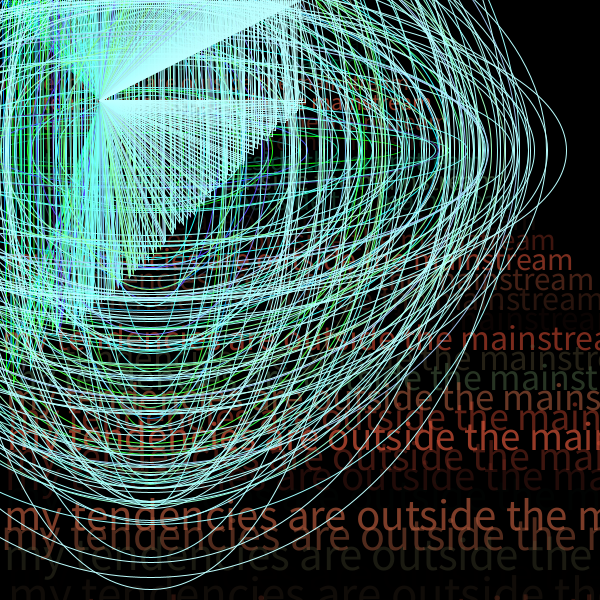
Frame 1 (no input)
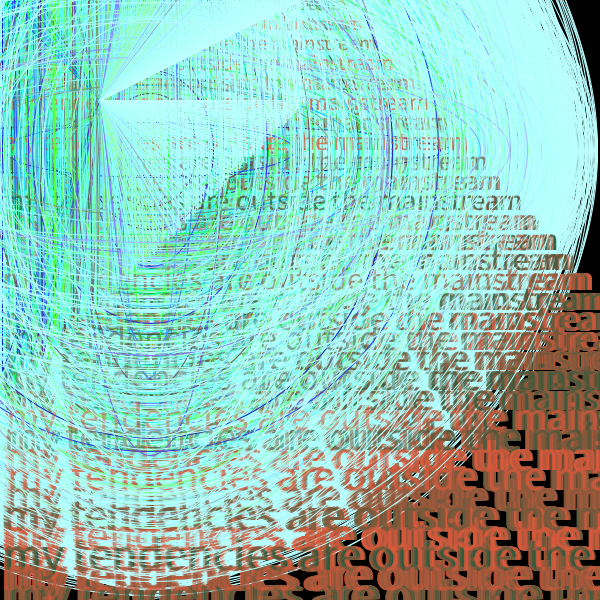
Frame 60 (the mouse pressed at the canvas centre just before this capture)
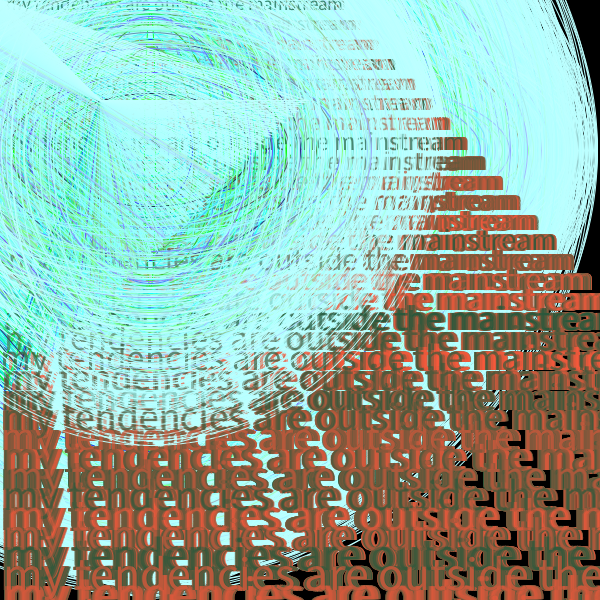
Frame 120 (the mouse held since frame 60 and released just before this capture)

The Processing sketch that drew these frames (run headless with seeded random() and noise(); from frame 60 on, the mouse is pressed at the canvas centre):

// Processing sketch: processing_20258
// ── processing_20258.pde

void setup() {
size(600, 600);
background(0);
smooth();
}
void draw() {



for(int i = 1; i<300; i++){
  textSize(19 + i/2);
  fill(random(290), 88, 59, random(190));
  text("my tendencies are outside the mainstream", random(9), i*10);
  
  noFill();
  stroke(map(i++, 0, 100 + i, 0, 255),i + random(width),i + random(300));
  ellipse(width/4, height/4, i + random(height - mouseX),i+ random(width -mouseY));
  triangle( i+ random(9), 400 - random(i, 90), i - mouseY, 0, 100, 100);
}

}
